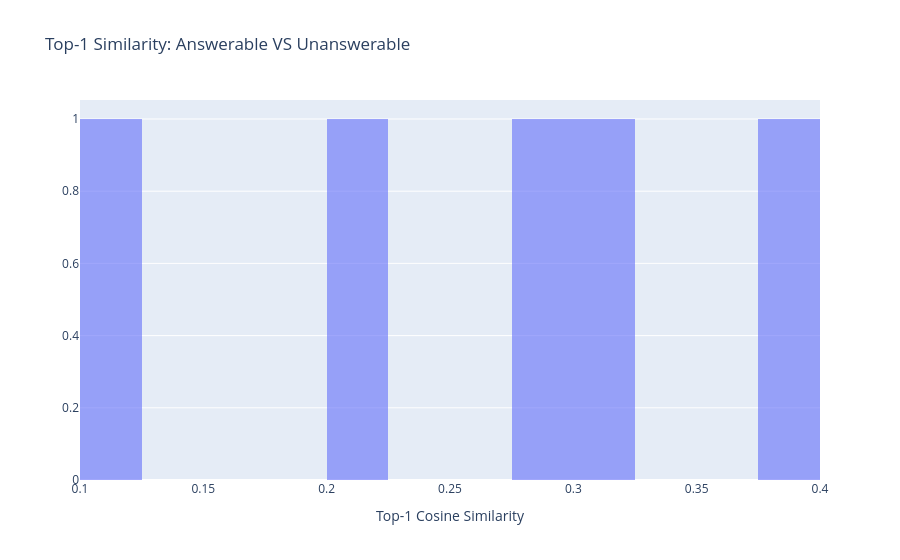
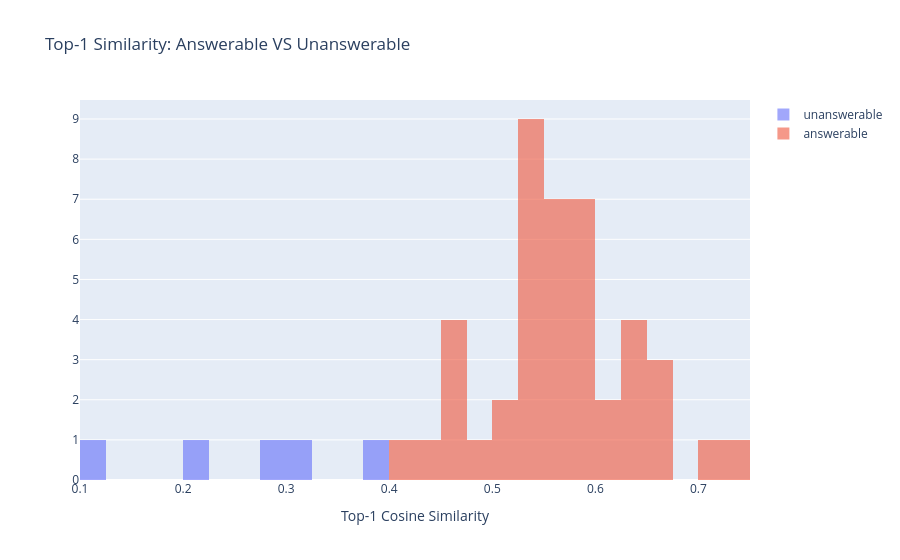

The notebook cell these images were saved under, in order:
### Code cell
# --- Confidence-cutoff sweep: where should MIN_SIM sit? ---
sec = results[results.strategy == "section"]

fig = go.Figure()
for ans, g in sec.groupby("answerable"):
    fig.add_histogram(x=g.top_sim,
                      name="answerable" if ans else "unanswerable",
                      opacity=0.6,
                      xbins=dict(start=0,
                                 end=1,
                                 size=0.025))
# show once, after BOTH histograms are added (was inside the loop: figure rendered twice,
# the first time with only one trace)
fig.update_layout(barmode="overlay",
                  title="Top-1 Similarity: Answerable vs Unanswerable",
                  xaxis_title="Top-1 Cosine Similarity").show()

# For each candidate cutoff: fraction of answerable questions kept vs unanswerable rejected
display(pd.DataFrame([{"cutoff": t,
                       "answerable kept": (sec[sec.answerable].top_sim >= t).mean(),
                       "unanswerable rejected": (sec[~sec.answerable].top_sim < t).mean()}
                      for t in np.arange(0.20, 0.61, 0.05).round(2)]))

### Figure 1 — Plotly figure (JSON) as saved in the notebook; plotly's stock layout.template omitted (floating-point values rounded to 4 significant figures)
{"data": [{"name": "unanswerable", "opacity": 0.6, "type": "histogram", "x": [0.2965, 0.105, 0.3795, 0.3011, 0.2193], "xbins": {"end": 1, "size": 0.025, "start": 0}}], "layout": {"barmode": "overlay", "title": {"text": "Top-1 Similarity: Answerable VS Unanswerable"}, "xaxis": {"title": {"text": "Top-1 Cosine Similarity"}}}}

### Figure 2 — Plotly figure (JSON) as saved in the notebook; plotly's stock layout.template omitted (floating-point values rounded to 4 significant figures)
{"data": [{"name": "unanswerable", "opacity": 0.6, "type": "histogram", "x": [0.2965, 0.105, 0.3795, 0.3011, 0.2193], "xbins": {"end": 1, "size": 0.025, "start": 0}}, {"name": "answerable", "opacity": 0.6, "type": "histogram", "x": [0.4352, 0.5599, 0.4753, 0.4578, 0.5644, 0.5598, 0.5627, 0.6639, 0.4005, 0.5767, 0.4606, 0.5046, 0.627, 0.5194, 0.5279, 0.5944, 0.5406, 0.4528, 0.463, 0.5782, 0.6574, 0.542, 0.5535, 0.5322, 0.5364, 0.6151, 0.5561, 0.6466, 0.5889, 0.5975, 0.5967, 0.5344, 0.5921, 0.5379, 0.6485, 0.7179, 0.5711, 0.6382, 0.6541, 0.5382, 0.6064, 0.7328, 0.5416], "xbins": {"end": 1, "size": 0.025, "start": 0}}], "layout": {"barmode": "overlay", "title": {"text": "Top-1 Similarity: Answerable VS Unanswerable"}, "xaxis": {"title": {"text": "Top-1 Cosine Similarity"}}}}
